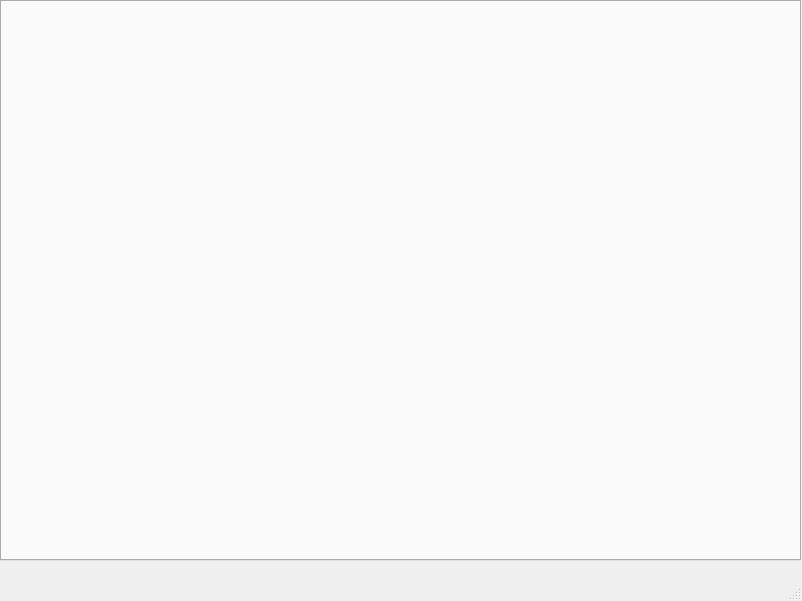
<?xml version="1.0" encoding="UTF-8"?>
<ui version="4.0">
 <class>MainWindow</class>
 <widget class="QMainWindow" name="MainWindow">
  <property name="geometry">
   <rect>
    <x>0</x>
    <y>0</y>
    <width>802</width>
    <height>601</height>
   </rect>
  </property>
  <property name="sizePolicy">
   <sizepolicy hsizetype="Maximum" vsizetype="Maximum">
    <horstretch>0</horstretch>
    <verstretch>0</verstretch>
   </sizepolicy>
  </property>
  <property name="windowTitle">
   <string>MainWindow</string>
  </property>
  <widget class="QWidget" name="centralwidget">
   <widget class="QWidget" name="verticalLayoutWidget">
    <property name="geometry">
     <rect>
      <x>0</x>
      <y>0</y>
      <width>801</width>
      <height>561</height>
     </rect>
    </property>
    <layout class="QVBoxLayout" name="content_layout">
     <item>
      <widget class="QTabWidget" name="tab_widget"/>
     </item>
    </layout>
   </widget>
  </widget>
  <widget class="QMenuBar" name="menubar">
   <property name="geometry">
    <rect>
     <x>0</x>
     <y>0</y>
     <width>802</width>
     <height>22</height>
    </rect>
   </property>
  </widget>
  <widget class="QStatusBar" name="statusbar"/>
 </widget>
 <resources/>
 <connections/>
</ui>
